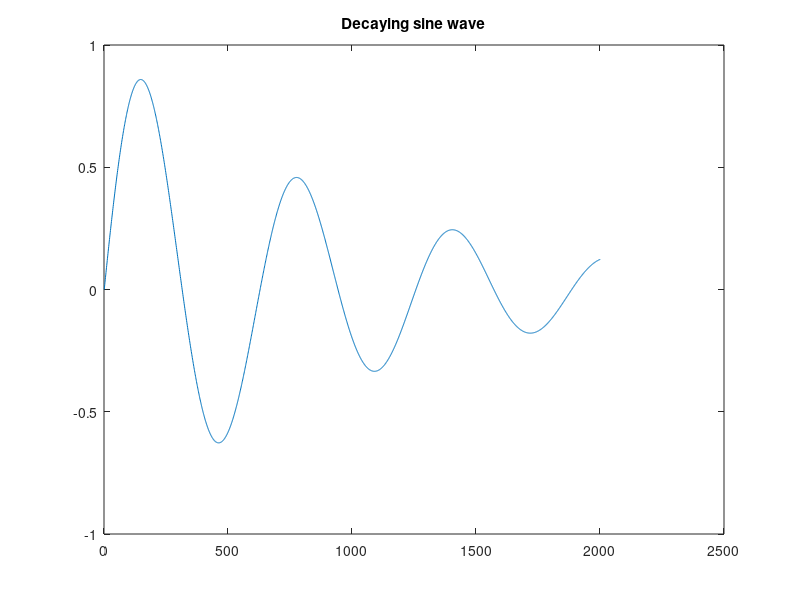

Recreate this plot in MATLAB.

%% Example for using MATLAB publisher
% This is the title section

%% Section 1: Text  
% This is a text section

%% Section 2: Static Image 
% This is an image section where the name of the image file is known.
% 
% <<FULL_PATH\dummyImage.png>>
% 

%% Section 3: Dynamic Image
% If the name of the image file is unknown, it can catch plots
plot(sin(0:0.01:20).*(1./exp(0:0.001:2)));
title('Decaying sine wave');
% You can hide the code if you wish...